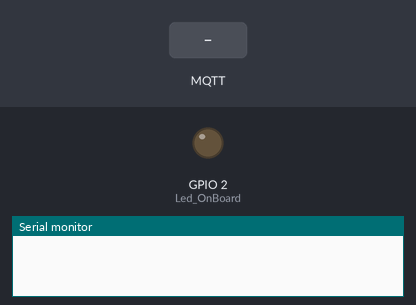
Bench run of a sketch on a simulated ESP8266 (NodeMCU). Parts: output pins drawn as LEDs (lit = HIGH), the last lines printed to the serial monitor. The test bench sets the inputs (shaded band). WiFi joins after 1.5 s; servers stay silent unless stated; no MQTT or app messages arrive unless stated.

Above: at 0.1 s.
At 4.7 s:
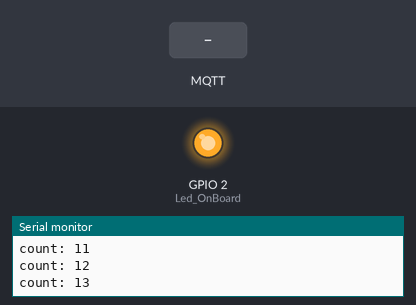
4.8 s: MQTT message "Iconplus2" arrives on the first subscribed topic
6.3 s: MQTT message "oke" arrives on the first subscribed topic
At 6.9 s:
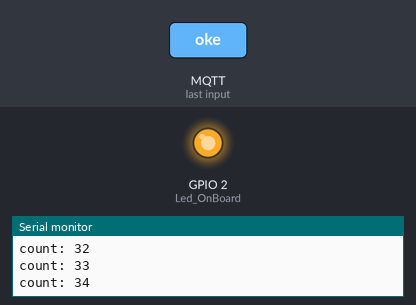
7.8 s: MQTT message "1" arrives on the first subscribed topic
Timing chart, 0 to 10.8 s (numbered marks = the images above; inputs shaded):
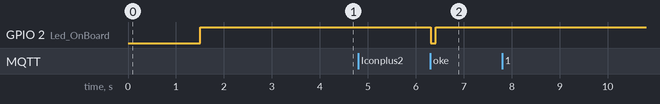

Measured:
- after the input at 6.3 s, GPIO 2 (Led_OnBoard): HIGH → LOW at once, → HIGH 0.10 s later

The sketch:

mqtt_tes.ino
```cpp
#include <ESP8266WiFi.h>
#include <PubSubClient.h>
#include <DNSServer.h>
#include <WiFiManager.h>
#include <ArduinoJson.h>
#include <Arduino_JSON.h>
#include "EspMQTTClient.h"

//EspMQTTClient client(
//  "Iconplus2",      //WifiSSID
//  "1c0nplus2",      //WifiPassword
//  "47.254.251.29",  // MQTT Broker server ip
//  "spairum",        // Can be omitted if not needed MQTTUsername
//  "broker",         // Can be omitted if not needed MQTTPassword
//  "TestClient",     // Client name that uniquely identify your device
//  1883              // The MQTT port, default to 1883. this line can be omitted
//);

EspMQTTClient client(
  "ws.spairum.my.id",  // MQTT Broker server ip
  1883,            // The MQTT port, default to 1883. this line can be omitted
  "spairum",        // Can be omitted if not needed MQTTUsername
  "broker",         // Can be omitted if not needed MQTTPassword
  "TestClient"     // Client name that uniquely identify your device
);


int Led_OnBoard = 2;
//WiFiClient espClient;
//PubSubClient client(espClient);

void setup() {
  Serial.begin(115200);
  pinMode(Led_OnBoard, OUTPUT);
  WiFiManager wifiManager;
  wifiManager.autoConnect("Nama Wifi", "12345678");
  Serial.println("Connecting");
  digitalWrite(Led_OnBoard, HIGH);
  delay(2000);

  client.enableDebuggingMessages(); // Enable debugging messages sent to serial output
  client.enableHTTPWebUpdater(); // Enable the web updater. User and password default to values of MQTTUsername and MQTTPassword. These can be overrited with enableHTTPWebUpdater("user", "password").
  client.enableLastWillMessage("Test", "I am going offline");  // You can activate the retain flag by setting the third parameter to true

}
void onConnectionEstablished()
{
  // Subscribe to "mytopic/test" and display received message to Serial
    client.subscribe("test", [](const String & payload) {
    Serial.println(payload);
    if ((payload) == "oke"){
      digitalWrite(Led_OnBoard, LOW);
      delay(100);
      digitalWrite(Led_OnBoard, HIGH);
      };

    StaticJsonDocument<96> doc;
    DeserializationError error = deserializeJson(doc, payload);

  if (error) {
  Serial.println(F("deserializeJson() failed: "));
  return;
  }

  int mqtt_dashboard_brightness = doc["mqtt_dashboard"]["brightness"]; // 100
  long mqtt_dashboard_color = doc["mqtt_dashboard"]["color"]; // -7434610);

  Serial.println(mqtt_dashboard_brightness);

  });

//  // Subscribe to "mytopic/wildcardtest/#" and display received message to Serial
//  client.subscribe("mytopic/wildcardtest/#", [](const String & topic, const String & payload) {
//    Serial.println("(From wildcard) topic: " + topic + ", payload: " + payload);
//  });

  // Publish a message to "mytopic/test"
  client.publish("test", "This is a message"); // You can activate the retain flag by setting the third parameter to true

  // Execute delayed instructions
     client.executeDelayed(5 * 1000, []() {
    client.publish("mytopic/wildcardtest/test123", "This is a message sent 5 seconds later");
  });
}

int i=1;
void loop() {
  // put your main code here, to run repeatedly:
  client.loop();
  i = 1+i ;
 Serial.print("count: ");
 Serial.println(i);
 String counts;
 counts = i;
 delay(100);
 client.publish("test", counts); // You can activate the retain flag by setting the third parameter to true


}
```
